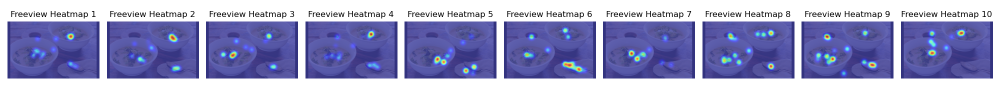
#> input picture freeview_heatmaps.png, 2000 x 200 px (shown at 1/2 size)
$ python -i itti.py   (imports and definitions only)
#> lines starting #> are read from the running program, lines starting #| are printed output that depends on the picture
#> further down, picture is the input picture: shape (200, 2000, 3); mean B, G, R 201.1, 161.1, 160.3
import cv2
import numpy as np
import matplotlib.pyplot as plt
from skimage.filters import gabor

def extract_Ifeature(img):
    return np.mean(img, axis=2)

def extract_Rfeature(img):
    return img[:, :, 2] - (img[:, :, 1] + img[:, :, 0]) / 2

def extract_Gfeature(img):
    return img[:, :, 1] - (img[:, :, 2] + img[:, :, 0]) / 2

def extract_Bfeature(img):
    return img[:, :, 0] - (img[:, :, 1] + img[:, :, 2]) / 2

def extract_Yfeature(img):
    R, G, B = img[:, :, 2], img[:, :, 1], img[:, :, 0]
    return R + G - 2 * (np.abs(R - G) + B)

def Ifeature_diff(I1, I2):
    I2_resized = cv2.resize(I2, (I1.shape[1], I1.shape[0]), interpolation=cv2.INTER_NEAREST)
    return np.abs(I1 - I2_resized)

def RGBfeature_diff(Rc, Gc, Rs, Gs):
    Rs_resized = cv2.resize(Rs, (Rc.shape[1], Rc.shape[0]), interpolation=cv2.INTER_NEAREST)
    Gs_resized = cv2.resize(Gs, (Gc.shape[1], Gc.shape[0]), interpolation=cv2.INTER_NEAREST)
    return np.abs((Rc - Gc) - (Gs_resized - Rs_resized))

def directionfeature_diff(oc, os):
    os_resized = cv2.resize(os, (oc.shape[1], oc.shape[0]), interpolation=cv2.INTER_NEAREST)
    return np.abs(oc - os_resized)

def gabor_features(gray, frequencies=(0.25,), thetas=(0, np.pi/4, np.pi/2, 3*np.pi/4)):
    features = []
    for theta in thetas:
        filt_real, _ = gabor(gray, frequency=frequencies[0], theta=theta)
        features.append(filt_real)
    return features

def build_gaussian_pyramid(img, levels=9):
    pyramid = [img]
    for _ in range(1, levels):
        img = cv2.GaussianBlur(img, (3, 3), 0)
        img = cv2.resize(img, (img.shape[1] // 2, img.shape[0] // 2), interpolation=cv2.INTER_LINEAR)
        pyramid.append(img)
    return pyramid

def normalize_and_resize(feature_list, shape):
    normed = []
    for f in feature_list:
        f_resized = cv2.resize(f, (shape[1], shape[0]), interpolation=cv2.INTER_LINEAR)
        f_norm = cv2.normalize(f_resized, None, 0, 1, cv2.NORM_MINMAX)
        normed.append(f_norm)
    return np.mean(normed, axis=0)

def itti(img):

    if len(img.shape) == 2:  # Check if the image is grayscale
        img = cv2.cvtColor((img * 255).astype(np.uint8), cv2.COLOR_GRAY2RGB)  # Convert grayscale to RGB for processing
    else:
        img = cv2.cvtColor((img * 255).astype(np.uint8), cv2.COLOR_BGR2RGB)
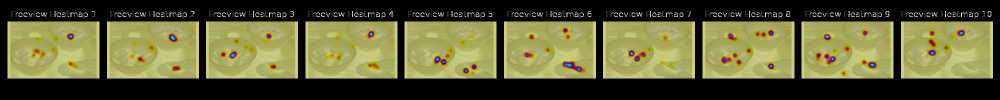
#> img: shape (200, 2000, 3) (shown at 1/2 size); mean R, G, B 94.5, 93.7, 53.7

    img = img.astype(np.float32) / 255.0  # Ensure the image is in float32 for further processing
    H, W = img.shape[:2]
#> H = 200; W = 2000

    # 构建金字塔
    pyramid = build_gaussian_pyramid(img, levels=9)
#> the loop in build_gaussian_pyramid, `for _ in range(1, levels):` made 8 passes
#> pass 1, in build_gaussian_pyramid, `img = cv2.GaussianBlur(img, (3, 3), 0)`:
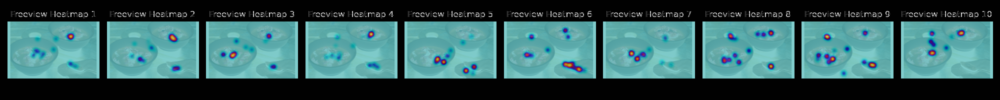
#> img: shape (200, 2000, 3) float32 (shown at 1/2 size); mean of channels 0, 1, 2 0.37, 0.367, 0.212; drawn as B, G, R
#> pass 1, in build_gaussian_pyramid, `img = cv2.resize(img, (img.shape[1] // 2, img.shape[0] // 2), interpol..`:
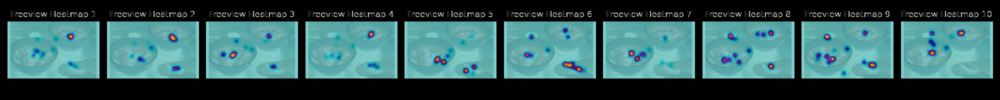
#> img: shape (100, 1000, 3) float32; mean of channels 0, 1, 2 0.371, 0.367, 0.211; drawn as B, G, R
#> pass 2, in build_gaussian_pyramid, `img = cv2.GaussianBlur(img, (3, 3), 0)`:
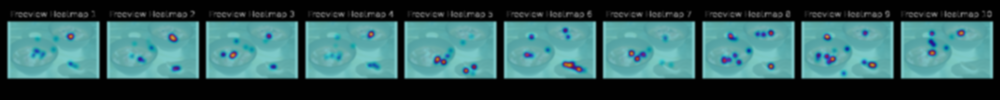
#> img: shape (100, 1000, 3) float32; mean of channels 0, 1, 2 0.371, 0.367, 0.211; drawn as B, G, R
#> pass 2, in build_gaussian_pyramid, `img = cv2.resize(img, (img.shape[1] // 2, img.shape[0] // 2), interpol..`:
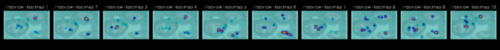
#> img: shape (50, 500, 3) float32; mean of channels 0, 1, 2 0.371, 0.367, 0.211; drawn as B, G, R
#> after the loop in build_gaussian_pyramid, `for _ in range(1, levels):`: img = 15 rows, first 8: [0.45, 0.448, 0.252], [0.45, 0.448, 0.253], [0.452, 0.449, 0.255], [0.451, 0.448, 0.255], [0.449, 0.447, 0.253], [0.453, 0.451, 0.255], [0.451, 0.448, 0.255], [0.446, 0.441, 0.252]; pyramid = 8 items

    # 提取特征
    I_pyr = [extract_Ifeature(p) for p in pyramid]
    R_pyr = [extract_Rfeature(p) for p in pyramid]
    G_pyr = [extract_Gfeature(p) for p in pyramid]
    B_pyr = [extract_Bfeature(p) for p in pyramid]
    Y_pyr = [extract_Yfeature(p) for p in pyramid]

    gray_pyr = [cv2.cvtColor((p * 255).astype(np.uint8), cv2.COLOR_RGB2GRAY) / 255.0 for p in pyramid]
    gabor_pyr = [gabor_features(gray) for gray in gray_pyr]  # shape: [level][orientation]

    # 对比尺度对
    scales = [(2, 5), (2, 6), (3, 6), (3, 7), (4, 7), (4, 8)]

    # 强度通道
    I_diff = [Ifeature_diff(I_pyr[c], I_pyr[s]) for (c, s) in scales]
    I_map = normalize_and_resize(I_diff, (H, W))

    # 颜色通道：RG 与 BY
    RG_diff = [RGBfeature_diff(R_pyr[c], G_pyr[c], R_pyr[s], G_pyr[s]) for (c, s) in scales]
    BY_diff = [RGBfeature_diff(B_pyr[c], B_pyr[c], Y_pyr[s], Y_pyr[s]) for (c, s) in scales]
    C_map = normalize_and_resize(RG_diff + BY_diff, (H, W))

    # 方向通道：合并 4 个方向
    O_diff_all = []
    for ori in range(4):
        O_diff = [directionfeature_diff(gabor_pyr[c][ori], gabor_pyr[s][ori]) for (c, s) in scales]
        O_map = normalize_and_resize(O_diff, (H, W))
        O_diff_all.append(O_map)
    O_map = np.mean(O_diff_all, axis=0)

    # 最终显著性图 = 平均 I、C、O
    saliency = (I_map + C_map + O_map) / 3
    saliency = cv2.normalize(saliency, None, 0, 1, cv2.NORM_MINMAX)

    # 保存显著性图
    saliency_img = (saliency * 255).astype(np.uint8)
    return saliency_img

>>> import cv2
>>> picture = cv2.imread('freeview_heatmaps.png')
#> (the run stopped early here; a loop or call above may not have finished)

$ run again, on search_heatmaps.png
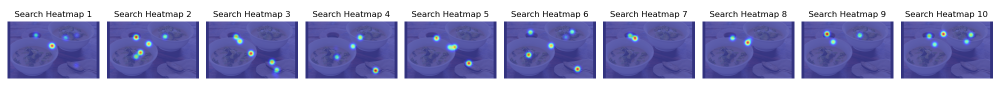
#> input picture search_heatmaps.png, 2000 x 200 px (shown at 1/2 size)
#> picture is the input picture: shape (200, 2000, 3); mean B, G, R 200.1, 160.8, 160.5
#> in itti, `img = cv2.cvtColor((img * 255).astype(np.uint8), cv2.COLOR_BGR2RGB)`:
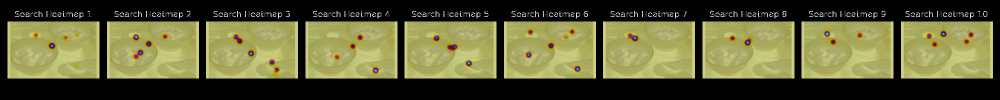
#> img: shape (200, 2000, 3) (shown at 1/2 size); mean R, G, B 94.7, 94.4, 55.1
#> the loop in build_gaussian_pyramid, `for _ in range(1, levels):` made 8 passes
#> pass 2, in build_gaussian_pyramid, `img = cv2.resize(img, (img.shape[1] // 2, img.shape[0] // 2), interpol..`:
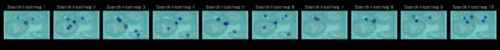
#> img: shape (50, 500, 3) float32; mean of channels 0, 1, 2 0.371, 0.37, 0.216; drawn as B, G, R
#> after the loop in build_gaussian_pyramid, `for _ in range(1, levels):`: img = 15 rows, first 8: [0.449, 0.448, 0.258], [0.449, 0.448, 0.258], [0.452, 0.449, 0.26], [0.451, 0.448, 0.26], [0.448, 0.446, 0.258], [0.453, 0.45, 0.261], [0.451, 0.449, 0.261], [0.447, 0.444, 0.258]; pyramid = 8 items
